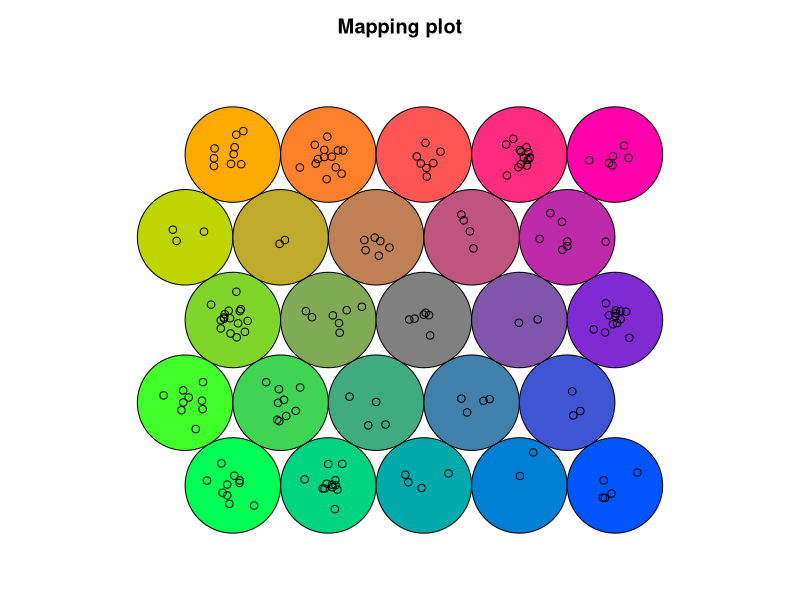
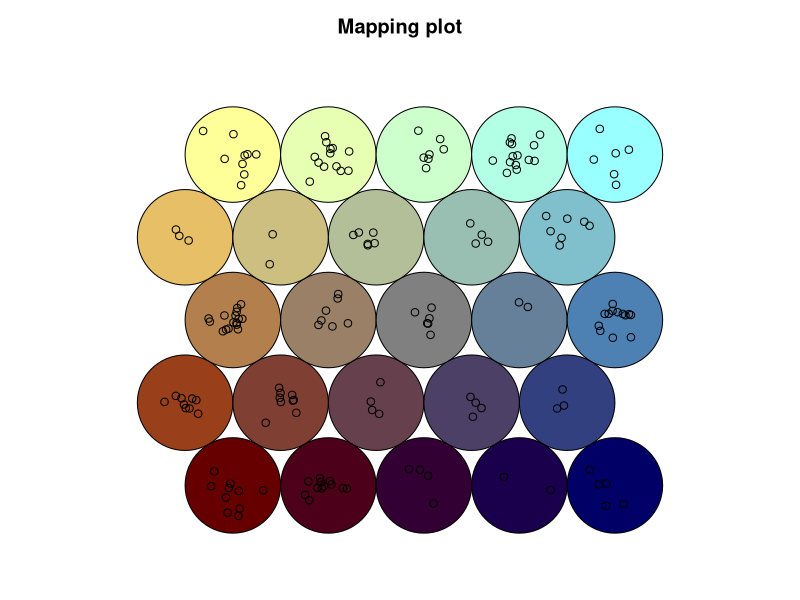
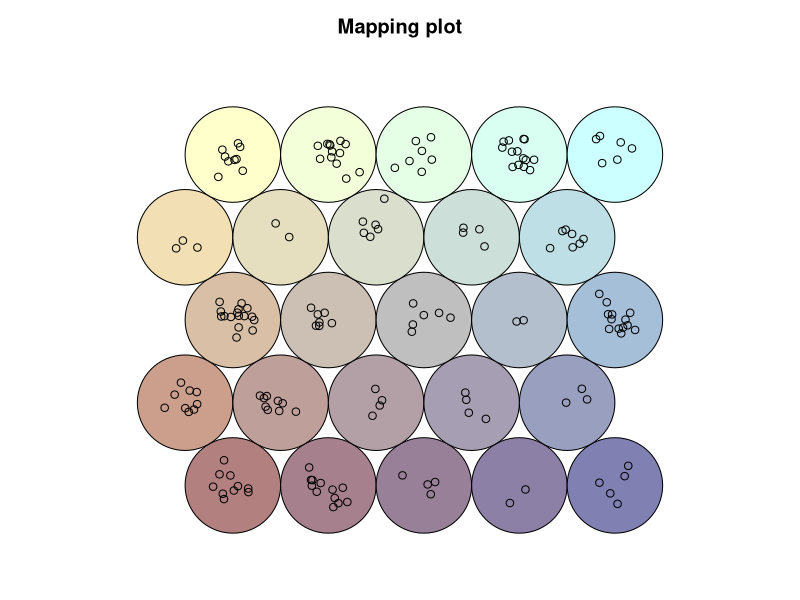

Write R code to recreate these figures, in order.
library(kohonen)


### Name: tricolor
### Title: Provides smooth unit colors for SOMs
### Aliases: tricolor
### Keywords: classif

### ** Examples

data(wines)
som.wines <- som(wines, grid = somgrid(5, 5, "hexagonal"))

colour1 <- tricolor(som.wines$grid)
plot(som.wines, "mapping", bg = rgb(colour1))
colour2 <- tricolor(som.wines$grid, phi = c(pi/6, 0, -pi/6))
plot(som.wines, "mapping", bg = rgb(colour2))
colour3 <- tricolor(som.wines$grid, phi = c(pi/6, 0, -pi/6), offset = .5)
plot(som.wines, "mapping", bg = rgb(colour3))
